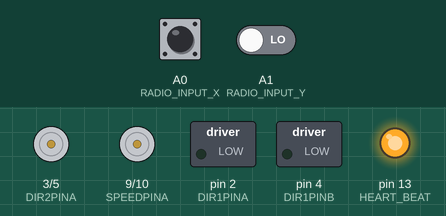
Recording of a sketch running on a simulated Arduino Uno, built with avr-gcc and run on an emulated ATmega328P. On the bench: motor-driver pin pairs drawn as motors (green arrow = first pin HIGH = forward, orange = second pin HIGH = backward, longer = more drive), switched loads named in the sketch (green lamp = pin HIGH), output pins drawn as LEDs (lit = HIGH). The test bench sets the inputs (shaded band); at power-on: A0 (RADIO_INPUT_X) LOW, A1 (RADIO_INPUT_Y) LOW.

Above: at 1.2 s.
1.3 s: A0 (RADIO_INPUT_X) pulsed HIGH 2 times (0.12 s each, 0.3 s apart)
At 2.7 s:
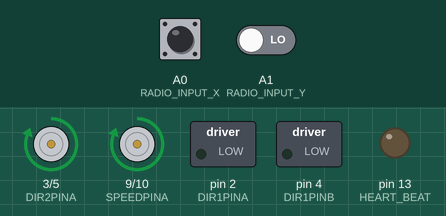
At 4.8 s:
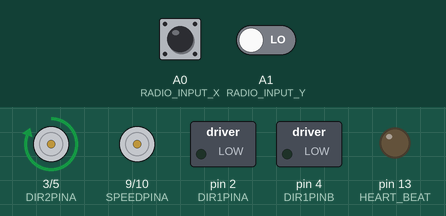
4.9 s: A0 (RADIO_INPUT_X) pulsed HIGH 5 times (0.12 s each, 0.3 s apart)
At 6.6 s:
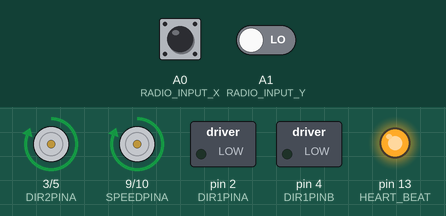
Timing chart, 0 to 14.7 s (numbered marks = the images above; inputs shaded):
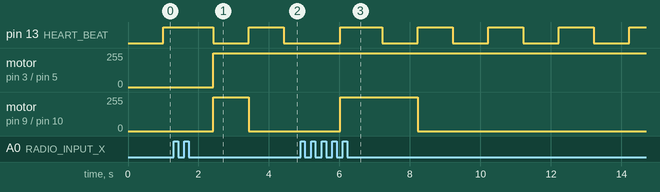

Measured:
- after the input at 1.3 s, motor on pin 3 (DIR2PINA) / pin 5 (DIR2PINB): stopped → forward 255/255 after 1.1 s; motor on pin 9 (SPEEDPINA) / pin 10 (SPEEDPINB): stopped → forward 255/255 after 1.1 s, → stopped 1.0 s later
- after the input at 4.9 s, motor on pin 9 (SPEEDPINA) / pin 10 (SPEEDPINB): stopped → forward 255/255 after 1.1 s, → stopped 2.2 s later
- by itself, pin 13 (HEART_BEAT): repeats every 2.0 s: LOW 1.0 s, HIGH 1.0 s

The sketch:

RadioControlMixMotorL298N.ino
```cpp
/*
 Reads radio control input, mixes X and Y to MotorL and MotorR
 */

const int RADIO_INPUT_X = A0; //radio control input X
const int RADIO_INPUT_Y = A1; //radio control input Y
const int PULSE_MIN_X = 1141; //lowest radio control pulse with Y
const int PULSE_MAX_X = 1834; //highest radio control pulse with Y
const int PULSE_MIN_Y = 1124; //lowest radio control pulse with Y
const int PULSE_MAX_Y = 1751; //highest radio control pulse with Y
const int STOP_LIMIT = 40;    //interval in which motors shall not move
const int HEART_BEAT = 13;     // LED showing that I am alive

// Motor 1
const int DIR1PINA = 2;
const int DIR2PINA = 3;
const int SPEEDPINA = 9; // Needs to be a PWM pin to be able to control motor speed

// Motor 2
const int DIR1PINB = 4;
const int DIR2PINB = 5;
const int SPEEDPINB = 10; // Needs to be a PWM pin to be able to control motor speed

int heartBeatState = LOW; // LED showing that I am alive

// the setup routine runs once when you press reset:
void setup() {
  // initialize serial communication at 9600 bits per second
  //Serial.begin(9600);
  // make the radio input pin an input
  pinMode(RADIO_INPUT_X, INPUT);
  pinMode(RADIO_INPUT_Y, INPUT);
  // motors
  pinMode(DIR1PINA,OUTPUT);
  pinMode(DIR2PINA,OUTPUT);
  pinMode(SPEEDPINA,OUTPUT);
  pinMode(DIR1PINB,OUTPUT);
  pinMode(DIR2PINB,OUTPUT);
  pinMode(SPEEDPINB,OUTPUT);
  // heart beat
  pinMode(HEART_BEAT,OUTPUT);
}

// the loop routine runs over and over again forever:
void loop() {
  // get radio input
  int radioX = 0;
  int radioY = 0;
  int rc = 0;
  int lMotor = 0;
  int rMotor = 0;
  rc = getRadioInput(radioX, radioY);
  if(rc == 0) {
    // print out the pulse length
    //Serial.print("X:"); Serial.print(radioX, DEC);
    //Serial.print("  Y:"); Serial.print(radioY, DEC); Serial.println("|");
    mix(radioX, radioY, lMotor, rMotor);
    //Serial.print("L:"); Serial.print(lMotor, DEC);
    //Serial.print("  R:"); Serial.print(rMotor, DEC); Serial.println("|");
    setMotorSpeed(lMotor, rMotor);
  } else {
    // no signal -> stop!
    stopMotors();
  }
  heartBeat();
  //delay(700);
}

int getRadioInput(int &X, int &Y) {
  unsigned long duration;
  duration = pulseIn(RADIO_INPUT_X, HIGH);
  //Serial.print("DurationX:"); Serial.print(duration, DEC);
  if(duration == 0) {
    return -1; // radio off -> no pulse
  } else {
    duration = constrain(duration, PULSE_MIN_X, PULSE_MAX_X);
    X = map(duration, PULSE_MIN_X, PULSE_MAX_X, -512, 511);
    duration = pulseIn(RADIO_INPUT_Y, HIGH);
    //Serial.print("  DurationY:"); Serial.println(duration, DEC);
    duration = constrain(duration, PULSE_MIN_Y, PULSE_MAX_Y);
    Y = map(duration, PULSE_MIN_Y, PULSE_MAX_Y, -512, 511);
  }
  return 0;
}

void mix(int X, int Y, int &lMotor, int &rMotor) {
  //mix throttle and direction
  int leftMotor = Y+X;
  int rightMotor = Y-X;
  //calculate the scale of the results
  float leftMotorScale =  leftMotor/255.0;
  leftMotorScale = abs(leftMotorScale);
  float rightMotorScale =  rightMotor/255.0;
  rightMotorScale = abs(rightMotorScale);
  //choose the max scale value if it is above 1
  float maxMotorScale = max(leftMotorScale,rightMotorScale);
  maxMotorScale = max(1,maxMotorScale);
  //and apply it to the mixed values
  lMotor = constrain(leftMotor/maxMotorScale,-255,255);
  rMotor = constrain(rightMotor/maxMotorScale,-255,255);
  //Serial.print("lMotor: "); Serial.println(lMotor, DEC);
  //Serial.print("rMotor: "); Serial.println(rMotor, DEC);
}

void setMotorSpeed(int lMotor, int rMotor) {
  if(abs(rMotor) < STOP_LIMIT) {
    analogWrite(SPEEDPINA, 0);
    digitalWrite(DIR1PINA, LOW);
    digitalWrite(DIR2PINA, LOW);
  } else {
    analogWrite(SPEEDPINA, abs(rMotor));
    if(rMotor > 0) {
      digitalWrite(DIR1PINA, HIGH);
      digitalWrite(DIR2PINA, LOW);
    } else {
      digitalWrite(DIR1PINA, LOW);
      digitalWrite(DIR2PINA, HIGH);
    }
  }
  if(abs(lMotor) < STOP_LIMIT) {
    analogWrite(SPEEDPINB, 0);
    digitalWrite(DIR1PINB, LOW);
    digitalWrite(DIR2PINB, LOW);
  } else {
    analogWrite(SPEEDPINB, abs(lMotor));
    if(lMotor > 0) {
      digitalWrite(DIR1PINB, HIGH);
      digitalWrite(DIR2PINB, LOW);
    } else {
      digitalWrite(DIR1PINB, LOW);
      digitalWrite(DIR2PINB, HIGH);
    }
  }
}

void stopMotors() {
  analogWrite(SPEEDPINA, 0);
  analogWrite(SPEEDPINB, 0);
}

void heartBeat() {
  if (heartBeatState == LOW)
    heartBeatState = HIGH;
  else
    heartBeatState = LOW;
  digitalWrite(HEART_BEAT, heartBeatState);
}
```
